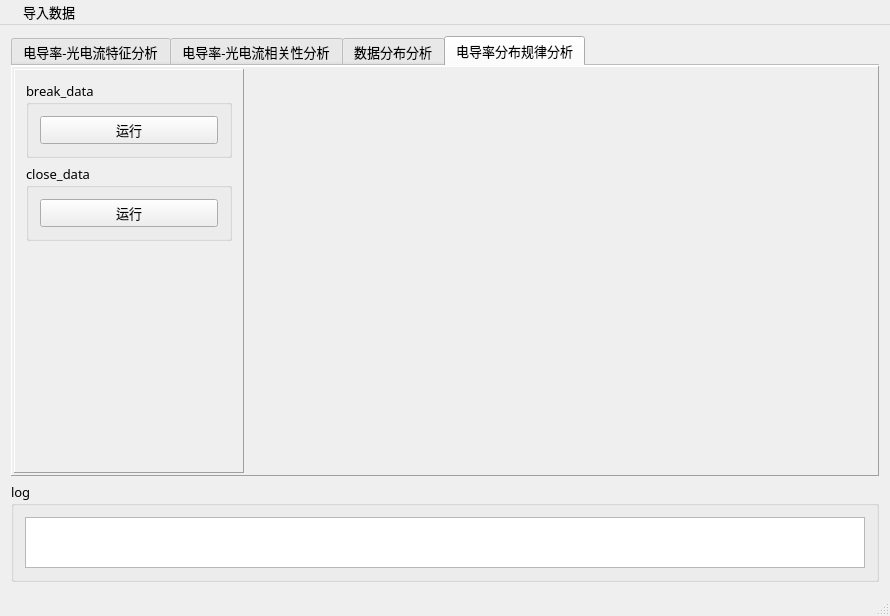
<?xml version="1.0" encoding="UTF-8"?>
<ui version="4.0">
 <class>MainWindow</class>
 <widget class="QMainWindow" name="MainWindow">
  <property name="geometry">
   <rect>
    <x>0</x>
    <y>0</y>
    <width>890</width>
    <height>607</height>
   </rect>
  </property>
  <property name="font">
   <font>
    <family>宋体</family>
    <pointsize>10</pointsize>
   </font>
  </property>
  <property name="windowTitle">
   <string>QChart绘图详细功能</string>
  </property>
  <property name="styleSheet">
   <string notr="true"/>
  </property>
  <widget class="QWidget" name="centralWidget">
   <layout class="QVBoxLayout" name="verticalLayout_16">
    <item>
     <widget class="QTabWidget" name="tabWidget">
      <property name="toolTip">
       <string/>
      </property>
      <property name="currentIndex">
       <number>3</number>
      </property>
      <property name="documentMode">
       <bool>true</bool>
      </property>
      <widget class="QWidget" name="tab">
       <attribute name="title">
        <string>电导率-光电流特征分析</string>
       </attribute>
       <layout class="QVBoxLayout" name="verticalLayout_11">
        <property name="leftMargin">
         <number>0</number>
        </property>
        <property name="topMargin">
         <number>0</number>
        </property>
        <property name="rightMargin">
         <number>0</number>
        </property>
        <property name="bottomMargin">
         <number>0</number>
        </property>
        <item>
         <widget class="QFrame" name="frame_2">
          <property name="frameShape">
           <enum>QFrame::Panel</enum>
          </property>
          <property name="frameShadow">
           <enum>QFrame::Raised</enum>
          </property>
          <layout class="QHBoxLayout" name="horizontalLayout">
           <property name="leftMargin">
            <number>2</number>
           </property>
           <property name="topMargin">
            <number>2</number>
           </property>
           <property name="rightMargin">
            <number>2</number>
           </property>
           <property name="bottomMargin">
            <number>2</number>
           </property>
           <item>
            <widget class="QFrame" name="frame">
             <property name="maximumSize">
              <size>
               <width>230</width>
               <height>16777215</height>
              </size>
             </property>
             <property name="frameShape">
              <enum>QFrame::Panel</enum>
             </property>
             <property name="frameShadow">
              <enum>QFrame::Raised</enum>
             </property>
             <layout class="QVBoxLayout" name="verticalLayout_2">
              <item>
               <widget class="QGroupBox" name="groupBox_2">
                <property name="title">
                 <string>操作</string>
                </property>
                <layout class="QGridLayout" name="gridLayout">
                 <property name="verticalSpacing">
                  <number>10</number>
                 </property>
                 <item row="6" column="0">
                  <widget class="QPushButton" name="btnBreakData">
                   <property name="text">
                    <string>Break_data</string>
                   </property>
                  </widget>
                 </item>
                 <item row="5" column="0">
                  <widget class="QPushButton" name="btnRun">
                   <property name="text">
                    <string>运行</string>
                   </property>
                  </widget>
                 </item>
                </layout>
               </widget>
              </item>
              <item>
               <spacer name="verticalSpacer">
                <property name="orientation">
                 <enum>Qt::Vertical</enum>
                </property>
                <property name="sizeHint" stdset="0">
                 <size>
                  <width>20</width>
                  <height>40</height>
                 </size>
                </property>
               </spacer>
              </item>
             </layout>
            </widget>
           </item>
           <item>
            <widget class="QmyFigureCanvas" name="figScatter" native="true"/>
           </item>
          </layout>
         </widget>
        </item>
       </layout>
      </widget>
      <widget class="QWidget" name="tab_2">
       <attribute name="title">
        <string>电导率-光电流相关性分析</string>
       </attribute>
       <layout class="QVBoxLayout" name="verticalLayout_3">
        <property name="leftMargin">
         <number>0</number>
        </property>
        <property name="topMargin">
         <number>0</number>
        </property>
        <property name="rightMargin">
         <number>0</number>
        </property>
        <property name="bottomMargin">
         <number>0</number>
        </property>
        <item>
         <widget class="QFrame" name="frame_3">
          <property name="frameShape">
           <enum>QFrame::Panel</enum>
          </property>
          <property name="frameShadow">
           <enum>QFrame::Raised</enum>
          </property>
          <layout class="QHBoxLayout" name="horizontalLayout_2">
           <property name="leftMargin">
            <number>2</number>
           </property>
           <property name="topMargin">
            <number>2</number>
           </property>
           <property name="rightMargin">
            <number>2</number>
           </property>
           <property name="bottomMargin">
            <number>2</number>
           </property>
           <item>
            <widget class="QFrame" name="frame_10">
             <property name="maximumSize">
              <size>
               <width>220</width>
               <height>16777215</height>
              </size>
             </property>
             <property name="frameShape">
              <enum>QFrame::Panel</enum>
             </property>
             <property name="frameShadow">
              <enum>QFrame::Raised</enum>
             </property>
             <layout class="QVBoxLayout" name="verticalLayout_14">
              <item>
               <widget class="QGroupBox" name="groupBox_6">
                <property name="title">
                 <string>操作</string>
                </property>
                <layout class="QVBoxLayout" name="verticalLayout_13">
                 <property name="spacing">
                  <number>12</number>
                 </property>
                 <item>
                  <widget class="QPushButton" name="btnDraw_curve">
                   <property name="text">
                    <string>运行</string>
                   </property>
                  </widget>
                 </item>
                </layout>
               </widget>
              </item>
              <item>
               <spacer name="verticalSpacer_5">
                <property name="orientation">
                 <enum>Qt::Vertical</enum>
                </property>
                <property name="sizeHint" stdset="0">
                 <size>
                  <width>20</width>
                  <height>40</height>
                 </size>
                </property>
               </spacer>
              </item>
             </layout>
            </widget>
           </item>
           <item>
            <widget class="QmyFigureCanvas" name="figCurve" native="true"/>
           </item>
          </layout>
         </widget>
        </item>
       </layout>
      </widget>
      <widget class="QWidget" name="tab_3">
       <attribute name="title">
        <string>数据分布分析</string>
       </attribute>
       <layout class="QVBoxLayout" name="verticalLayout_8">
        <property name="leftMargin">
         <number>0</number>
        </property>
        <property name="topMargin">
         <number>0</number>
        </property>
        <property name="rightMargin">
         <number>0</number>
        </property>
        <property name="bottomMargin">
         <number>0</number>
        </property>
        <item>
         <widget class="QFrame" name="frame_4">
          <property name="frameShape">
           <enum>QFrame::Panel</enum>
          </property>
          <property name="frameShadow">
           <enum>QFrame::Raised</enum>
          </property>
          <layout class="QHBoxLayout" name="horizontalLayout_7">
           <property name="leftMargin">
            <number>2</number>
           </property>
           <property name="topMargin">
            <number>2</number>
           </property>
           <property name="rightMargin">
            <number>2</number>
           </property>
           <property name="bottomMargin">
            <number>2</number>
           </property>
           <item>
            <widget class="QFrame" name="frame_7">
             <property name="maximumSize">
              <size>
               <width>220</width>
               <height>16777215</height>
              </size>
             </property>
             <property name="frameShape">
              <enum>QFrame::Panel</enum>
             </property>
             <property name="frameShadow">
              <enum>QFrame::Raised</enum>
             </property>
             <layout class="QVBoxLayout" name="verticalLayout_5">
              <item>
               <widget class="QGroupBox" name="groupBox_4">
                <property name="title">
                 <string>break_data</string>
                </property>
                <layout class="QGridLayout" name="gridLayout_3">
                 <property name="verticalSpacing">
                  <number>12</number>
                 </property>
                 <item row="0" column="0">
                  <widget class="QLabel" name="label">
                   <property name="text">
                    <string>low_lim</string>
                   </property>
                  </widget>
                 </item>
                 <item row="3" column="1">
                  <widget class="QPushButton" name="btnDraw_BDErrorBar">
                   <property name="text">
                    <string>运行</string>
                   </property>
                  </widget>
                 </item>
                 <item row="1" column="0">
                  <widget class="QLabel" name="label_2">
                   <property name="text">
                    <string>up_lim</string>
                   </property>
                  </widget>
                 </item>
                 <item row="1" column="1">
                  <widget class="QDoubleSpinBox" name="dsb_BD_up_lim">
                   <property name="minimum">
                    <double>-99.989999999999995</double>
                   </property>
                   <property name="singleStep">
                    <double>0.100000000000000</double>
                   </property>
                   <property name="value">
                    <double>0.600000000000000</double>
                   </property>
                  </widget>
                 </item>
                 <item row="2" column="0">
                  <widget class="QLabel" name="label_4">
                   <property name="text">
                    <string>step</string>
                   </property>
                  </widget>
                 </item>
                 <item row="2" column="1">
                  <widget class="QDoubleSpinBox" name="dsb_BD_step">
                   <property name="singleStep">
                    <double>0.010000000000000</double>
                   </property>
                   <property name="value">
                    <double>0.010000000000000</double>
                   </property>
                  </widget>
                 </item>
                 <item row="0" column="1">
                  <widget class="QDoubleSpinBox" name="dsb_BD_low_lim">
                   <property name="minimum">
                    <double>-99.989999999999995</double>
                   </property>
                   <property name="singleStep">
                    <double>0.100000000000000</double>
                   </property>
                   <property name="value">
                    <double>-1.500000000000000</double>
                   </property>
                  </widget>
                 </item>
                </layout>
               </widget>
              </item>
              <item>
               <widget class="QGroupBox" name="groupBox_7">
                <property name="minimumSize">
                 <size>
                  <width>0</width>
                  <height>0</height>
                 </size>
                </property>
                <property name="title">
                 <string>close_data</string>
                </property>
                <property name="flat">
                 <bool>false</bool>
                </property>
                <layout class="QGridLayout" name="gridLayout_5">
                 <item row="0" column="0">
                  <widget class="QLabel" name="label_5">
                   <property name="text">
                    <string>low_lim</string>
                   </property>
                  </widget>
                 </item>
                 <item row="0" column="1">
                  <widget class="QDoubleSpinBox" name="dsb_CD_low_lim">
                   <property name="minimum">
                    <double>-99.989999999999995</double>
                   </property>
                   <property name="singleStep">
                    <double>0.100000000000000</double>
                   </property>
                   <property name="value">
                    <double>-1.500000000000000</double>
                   </property>
                  </widget>
                 </item>
                 <item row="1" column="0">
                  <widget class="QLabel" name="label_8">
                   <property name="text">
                    <string>up_lim</string>
                   </property>
                  </widget>
                 </item>
                 <item row="1" column="1">
                  <widget class="QDoubleSpinBox" name="dsb_CD_up_lim">
                   <property name="minimum">
                    <double>-99.989999999999995</double>
                   </property>
                   <property name="singleStep">
                    <double>0.100000000000000</double>
                   </property>
                   <property name="value">
                    <double>0.600000000000000</double>
                   </property>
                  </widget>
                 </item>
                 <item row="2" column="0">
                  <widget class="QLabel" name="label_9">
                   <property name="text">
                    <string>step</string>
                   </property>
                  </widget>
                 </item>
                 <item row="2" column="1">
                  <widget class="QDoubleSpinBox" name="dsb_CD_step">
                   <property name="singleStep">
                    <double>0.010000000000000</double>
                   </property>
                   <property name="value">
                    <double>0.010000000000000</double>
                   </property>
                  </widget>
                 </item>
                 <item row="3" column="1">
                  <widget class="QPushButton" name="btnDraw_CDErrorBar">
                   <property name="text">
                    <string>运行</string>
                   </property>
                  </widget>
                 </item>
                </layout>
               </widget>
              </item>
              <item>
               <spacer name="verticalSpacer_3">
                <property name="orientation">
                 <enum>Qt::Vertical</enum>
                </property>
                <property name="sizeType">
                 <enum>QSizePolicy::Expanding</enum>
                </property>
                <property name="sizeHint" stdset="0">
                 <size>
                  <width>20</width>
                  <height>40</height>
                 </size>
                </property>
               </spacer>
              </item>
             </layout>
            </widget>
           </item>
           <item>
            <widget class="QmyFigureCanvas" name="figErrorBar" native="true"/>
           </item>
          </layout>
         </widget>
        </item>
       </layout>
      </widget>
      <widget class="QWidget" name="tab_4">
       <attribute name="title">
        <string>电导率分布规律分析</string>
       </attribute>
       <layout class="QVBoxLayout" name="verticalLayout_7">
        <property name="leftMargin">
         <number>0</number>
        </property>
        <property name="topMargin">
         <number>0</number>
        </property>
        <property name="rightMargin">
         <number>0</number>
        </property>
        <property name="bottomMargin">
         <number>0</number>
        </property>
        <item>
         <widget class="QFrame" name="frame_5">
          <property name="frameShape">
           <enum>QFrame::Panel</enum>
          </property>
          <property name="frameShadow">
           <enum>QFrame::Raised</enum>
          </property>
          <layout class="QHBoxLayout" name="horizontalLayout_5">
           <property name="leftMargin">
            <number>2</number>
           </property>
           <property name="topMargin">
            <number>2</number>
           </property>
           <property name="rightMargin">
            <number>2</number>
           </property>
           <property name="bottomMargin">
            <number>2</number>
           </property>
           <item>
            <widget class="QFrame" name="frame_6">
             <property name="maximumSize">
              <size>
               <width>230</width>
               <height>16777215</height>
              </size>
             </property>
             <property name="frameShape">
              <enum>QFrame::Panel</enum>
             </property>
             <property name="frameShadow">
              <enum>QFrame::Raised</enum>
             </property>
             <layout class="QVBoxLayout" name="verticalLayout_6">
              <item>
               <widget class="QGroupBox" name="groupBox_3">
                <property name="title">
                 <string>break_data</string>
                </property>
                <layout class="QGridLayout" name="gridLayout_2">
                 <item row="0" column="0">
                  <widget class="QPushButton" name="btn_DrawBDHist">
                   <property name="text">
                    <string>运行</string>
                   </property>
                  </widget>
                 </item>
                </layout>
               </widget>
              </item>
              <item>
               <widget class="QGroupBox" name="groupBox_5">
                <property name="title">
                 <string>close_data</string>
                </property>
                <layout class="QGridLayout" name="gridLayout_4">
                 <item row="0" column="0">
                  <widget class="QPushButton" name="btnDraw_CDHist">
                   <property name="text">
                    <string>运行</string>
                   </property>
                  </widget>
                 </item>
                </layout>
               </widget>
              </item>
              <item>
               <spacer name="verticalSpacer_2">
                <property name="orientation">
                 <enum>Qt::Vertical</enum>
                </property>
                <property name="sizeHint" stdset="0">
                 <size>
                  <width>20</width>
                  <height>40</height>
                 </size>
                </property>
               </spacer>
              </item>
             </layout>
            </widget>
           </item>
           <item>
            <widget class="QmyFigureCanvas" name="figHist" native="true"/>
           </item>
          </layout>
         </widget>
        </item>
       </layout>
      </widget>
     </widget>
    </item>
    <item>
     <widget class="QGroupBox" name="groupBox">
      <property name="minimumSize">
       <size>
        <width>100</width>
        <height>100</height>
       </size>
      </property>
      <property name="maximumSize">
       <size>
        <width>16777215</width>
        <height>200</height>
       </size>
      </property>
      <property name="title">
       <string>log</string>
      </property>
      <layout class="QVBoxLayout" name="verticalLayout_17">
       <item>
        <widget class="QPlainTextEdit" name="logOutputText">
         <property name="readOnly">
          <bool>true</bool>
         </property>
        </widget>
       </item>
      </layout>
     </widget>
    </item>
   </layout>
  </widget>
  <widget class="QStatusBar" name="statusBar"/>
  <widget class="QMenuBar" name="menuBar">
   <property name="geometry">
    <rect>
     <x>0</x>
     <y>0</y>
     <width>890</width>
     <height>19</height>
    </rect>
   </property>
   <widget class="QMenu" name="menu">
    <property name="title">
     <string/>
    </property>
   </widget>
   <widget class="QMenu" name="menu_2">
    <property name="autoFillBackground">
     <bool>false</bool>
    </property>
    <property name="title">
     <string>导入数据</string>
    </property>
    <addaction name="actImportData"/>
   </widget>
   <addaction name="menu"/>
   <addaction name="menu_2"/>
  </widget>
  <action name="actQuit">
   <property name="icon">
    <iconset resource="res.qrc">
     <normaloff>:/icons/images/exit_24.ico</normaloff>:/icons/images/exit_24.ico</iconset>
   </property>
   <property name="text">
    <string>退出</string>
   </property>
   <property name="toolTip">
    <string>退出</string>
   </property>
  </action>
  <action name="actTightLayout">
   <property name="icon">
    <iconset resource="res.qrc">
     <normaloff>:/icons/images/39.ico</normaloff>:/icons/images/39.ico</iconset>
   </property>
   <property name="text">
    <string>紧凑布局</string>
   </property>
   <property name="toolTip">
    <string>重新紧凑布局</string>
   </property>
  </action>
  <action name="actScatterAgain">
   <property name="icon">
    <iconset resource="res.qrc">
     <normaloff>:/icons/images/017.GIF</normaloff>:/icons/images/017.GIF</iconset>
   </property>
   <property name="text">
    <string>重新生成散点数据</string>
   </property>
   <property name="toolTip">
    <string>重新生成散点数据</string>
   </property>
  </action>
  <action name="actSetCursor">
   <property name="icon">
    <iconset resource="res.qrc">
     <normaloff>:/icons/images/range.ico</normaloff>:/icons/images/range.ico</iconset>
   </property>
   <property name="text">
    <string>十字光标</string>
   </property>
   <property name="toolTip">
    <string>设置为十字光标</string>
   </property>
  </action>
  <action name="actImportData">
   <property name="text">
    <string>导入数据文件</string>
   </property>
  </action>
 </widget>
 <layoutdefault spacing="6" margin="11"/>
 <customwidgets>
  <customwidget>
   <class>QmyFigureCanvas</class>
   <extends>QWidget</extends>
   <header location="global">myFigureCanvas</header>
   <container>1</container>
  </customwidget>
 </customwidgets>
 <resources>
  <include location="res.qrc"/>
 </resources>
 <connections>
  <connection>
   <sender>actQuit</sender>
   <signal>triggered()</signal>
   <receiver>MainWindow</receiver>
   <slot>close()</slot>
   <hints>
    <hint type="sourcelabel">
     <x>-1</x>
     <y>-1</y>
    </hint>
    <hint type="destinationlabel">
     <x>389</x>
     <y>242</y>
    </hint>
   </hints>
  </connection>
 </connections>
</ui>
